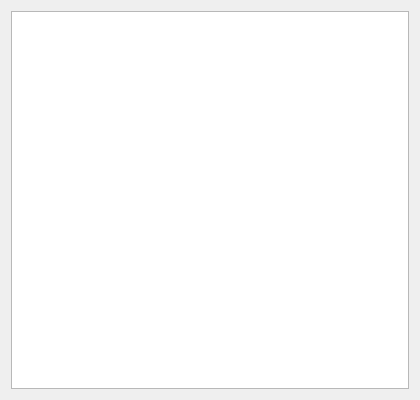
<?xml version="1.0" encoding="UTF-8"?>
<ui version="4.0">
 <class>ForcesWidget</class>
 <widget class="QWidget" name="ForcesWidget">
  <property name="geometry">
   <rect>
    <x>0</x>
    <y>0</y>
    <width>420</width>
    <height>400</height>
   </rect>
  </property>
  <property name="windowTitle">
   <string>Forcing</string>
  </property>
  <layout class="QVBoxLayout" name="verticalLayout">
   <item>
    <widget class="QTableWidget" name="tw_Forcing"/>
   </item>
  </layout>
 </widget>
 <resources/>
 <connections/>
</ui>
